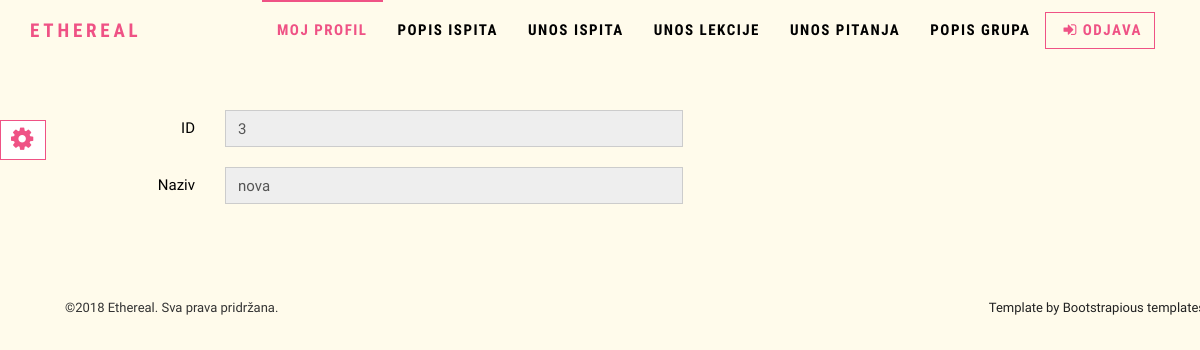
The app's page /php/group.php?id=3 (signed in), older data.
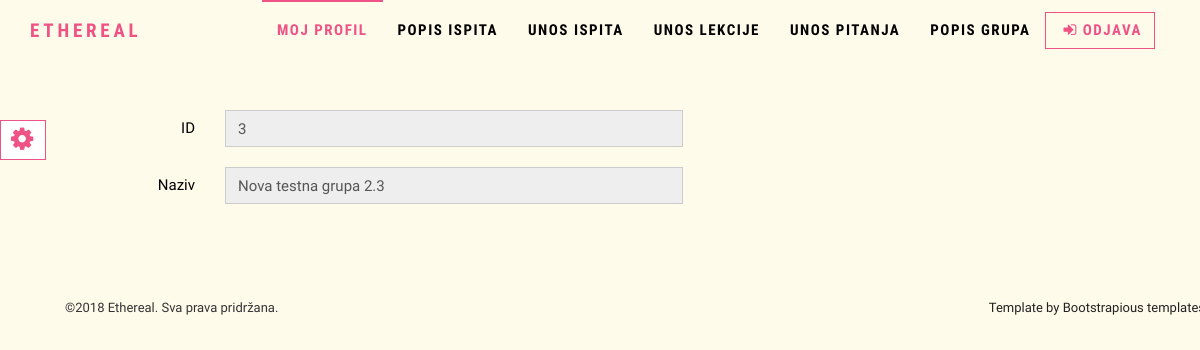
The same page, newer data.
### tables this page shows
CREATE TABLE `grupa` (
  `id` int(11) NOT NULL,
  `naziv` varchar(100) NOT NULL,
  `id_predavac_fk` int(11) NOT NULL,
  `id_tecaj_fk` int(11) NOT NULL
);

### php/includes/functions.php (called while the page is built, shortened)
<?php
	function checkStatus(){
		$role = $_SESSION['role'];
		$adminPages = array("course_add","courses","users","user_add","user");
		switch($role){
			case("2"):
				if (in_array(basename(__FILE__, ".php"), $adminPages)){
					return false;
				}
				else{
					return 2;
				}
				break;
		}
	}
	?>

### php/group.php (the view, shortened to what this page needs)
<?php
require_once "includes/functions.php";
$con = spajanje();
$status = checkStatus();
if($status !== 2 && $status !== 1){
	header("refresh:2;url=index.php");
	die("Nemate ovlasti za pristup ovoj stranici! Prebacujem na index.php...");
}
else{
	$id = $_GET['id'];
	$sql = "SELECT *
			FROM grupa
			WHERE id = $id;";
	$result = mysqli_query($con, $sql);
	if (mysqli_num_rows($result) == 1){
		$group = mysqli_fetch_assoc($result);
	}
}
require_once "includes/header.php";
?>
<form class="form-horizontal" action ="" method = "post">
	<div class="form-group">
		<label for="id_group" class="col-sm-2 control-label">ID</label>
		<div class="col-sm-5">
		  <input type="text" class="form-control" placeholder="id_group" value="<?php if(isset($group['id'])) echo  $group['id'];?>" disabled="disabled">
		</div>
	</div>
	<div class="form-group">
		<label for ="naziv" class="col-sm-2 control-label">Naziv</label>
		<div class="col-sm-5">
			<input <?php if($status == 2){echo "disabled";}?> type="text" id="naziv" name="naziv" class ="form-control" value="<?=$group['naziv'];?>"/>
		</div>
	</div>
</form>
<?php
require_once "includes/footer.php";
?>

Row changes from the older to the newer data that the page shows:
changed grupa id 3: naziv "nova" → "Nova testna grupa 2.3"
